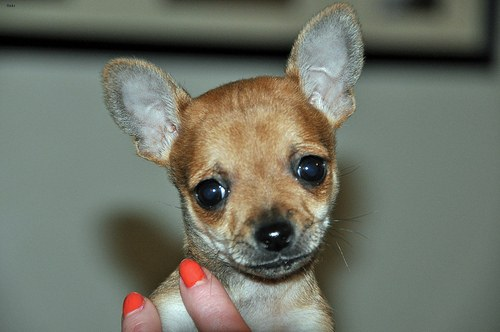
#> input picture cwtch_pet_intake/images/IMG_0004.jpg, 500 x 332 px
$ jupyter execute --allow-errors Inclass_exercise_Cwtch_Rescue_pet_intake.ipynb
#> lines starting #> are read from the running program, lines starting #| are printed output that depends on the picture
#> further down, img is the input picture: PIL image 500x332 RGB; mean R, G, B 111.9, 115.2, 103.2
# Practice exercise: Cwtch Rescue intake photos (student version)

**Computational AI · Dr Mabrouka Abuhmida · University of South Wales**

Cwtch Rescue is an animal rescue in the Valleys. When a cat or dog arrives, a volunteer takes its photo. The rescue wants to use these photos with a simple model that says "cat" or "dog". The photos are messy, so they need your help first.

You are their data engineer. You will check the data, clean it, prepare it for the model, and test it fairly. At the end you will finish a small app that prepares a new photo.

This is the same workflow as Assignment 2, on easier data.

## What you will do

| Task | What you do | Time |
| --- | --- | --- |
| 1 | Fix the labels | 20 min |
| 2 | Check the images | 20 min |
| 3 | Clean the images | 20 min |
| 4 | Split by animal and save | 20 min |
| 5 | Test with the model | 15 min |
| 6 | Finish the app | 30 min |
| 7 | Write a decision log | 15 min |

Most of the code is given. You fill in short pieces marked `TODO`. Work in pairs. Write short answers where you see **Your answer**.

**Submission:** when you finish, click Kernel > Restart and Run All, then upload this notebook through the student submission app: https://student-app-production-10ec.up.railway.app/

## Before you start

1. Download `cwtch_pet_intake.zip` from the module page.
2. Put it in the **same folder as this notebook**. Do not unzip it: the first code cell does that.
   - Colab: click the folder icon on the left and upload the zip.
   - VS Code: copy the zip next to the notebook.
3. The zip has a folder of 284 photos, a table called `intake_metadata.csv`, and `app_starter.py` for Task 6.

You need `numpy`, `pandas`, `matplotlib`, `Pillow`, `scikit-image` and `scikit-learn`. For Task 6 you also need `streamlit`.

The photos come from the Oxford-IIIT Pet dataset (Parkhi et al., 2012), shared under CC BY-SA 4.0. We added the problems on purpose.

## Setup

Run this cell. It unzips the data and loads the table.

[cell 1]
import json
import hashlib
import zipfile
from pathlib import Path

import numpy as np
import pandas as pd
import matplotlib.pyplot as plt
from PIL import Image
from skimage import util, filters, transform
from sklearn.model_selection import GroupShuffleSplit, train_test_split

pd.set_option("display.width", 160)
DATA = Path("cwtch_pet_intake")
OUT = Path("outputs")
OUT.mkdir(exist_ok=True)

# Unzip the data the first time you run this cell
if not DATA.exists():
    zipfile.ZipFile("cwtch_pet_intake.zip").extractall(".")

#> (the rest of this cell did not finish here and is left out)

## Look at four photos

One photo from each kind of source. Look closely at the second and third photos. What is wrong with them?

Run this cell.

[cell 2]
examples = ["IMG_0004.jpg", "IMG_0007.png", "IMG_0018.jpg", "IMG_0026.png"]
fig, axes = plt.subplots(1, 4, figsize=(13, 3.4))
#> (the rest of this cell did not finish here and is left out)

## Three helper functions

Run this cell. It gives you three functions you will use all session.

- `load_grey(path)` opens a photo in greyscale, with values from 0 (black) to 1 (white).
- `sp_level(grey)` measures **dots**: tiny black and white specks (called salt and pepper noise). Bigger means more dots.
- `noise_level(grey)` measures **grain**: a fuzzy, sandy look (called Gaussian noise). Bigger means more grain.

These are estimates, so always check them against the pictures.

[cell 3]
DATA = Path("cwtch_pet_intake")

def load_grey(path):
    """Open an image as greyscale, with values from 0 to 1."""
    return util.img_as_float(np.asarray(Image.open(path).convert("L")))
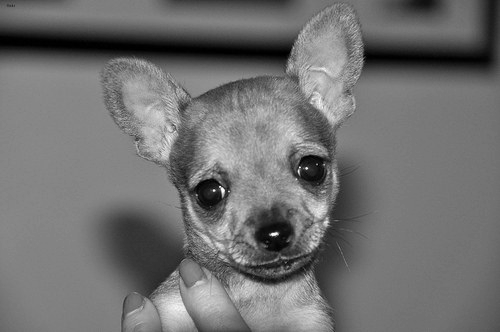
#> returned value: shape (332, 500) float64; min 0, max 0.992, mean 0.443


def sp_level(grey):
    """Share of pixels that are very different from their neighbours (salt and pepper dots)."""
    smooth = filters.median(grey, np.ones((3, 3)))
    return float((np.abs(grey - smooth) > 0.4).mean())


def noise_level(grey):
    """How grainy the image is. Bigger means more grain."""
    h, w = grey.shape
#> h = 332; w = 500
    g = grey[: h // 2 * 2, : w // 2 * 2]
    diagonal = (g[0::2, 0::2] - g[0::2, 1::2] - g[1::2, 0::2] + g[1::2, 1::2]) / 2
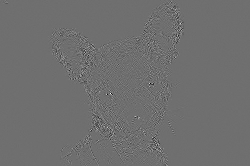
#> diagonal: shape (166, 250) float64; min -0.286, max 0.369, mean -0.000122; drawn with min black and max white
#| IMG_0004.jpg  dots: 0.0  grain: 0.003
    return float(np.median(np.abs(diagonal)) / 0.6745)


#> (the rest of this cell did not finish here and is left out)

# Part 1: understand the data

## Reminder: labels are data too

Volunteers typed the labels by hand. Some wrote "Cat", some "kitten", some left it blank. We fix this the same way as in Week 3.

- `.value_counts()` counts each value. Always start with it.
- `.str.strip()` removes extra spaces. `.str.lower()` makes all letters small.
- `.replace({"old": "new"})` swaps one value for another.
- One animal can have up to three photos. All its photos must have the same label.

### Student Task 1: fix the labels

**Goal:** give every photo one clean label: `cat` or `dog`.

**Steps:**
1. Run `value_counts()` on `species_entered`. How many spellings are there?
2. Make a new column `label`: remove spaces, make it lower case, change `kitten` to `cat` and `puppy` to `dog`, and change blanks to `np.nan`.
3. Run the given code that lists animals whose photos disagree.
4. Look at `breed_entered` for those animals and fill in `fixes` with `cat` or `dog`. Then run the rest of the cell.

**Expected output:** 15 spellings become `cat` and `dog`. Three animals (A025, A095 and A128) have both labels. After the fix, 160 photos are cats, 118 are dogs and 6 have no label.

**Reflection question:** why is the breed better evidence than counting the photos?

#> (a cell that did not finish here is left out)

**Your answer:**

The breed is unique to be either a dog or cat, for example there cannot be the same breed of cat and dog

## Reminder: check every image

In Week 6 we looked at one image as numbers. Now we have 284, so we put the numbers in a table, one row per photo.

The next cell is given. It opens every photo and records whether it opens, its size, its colour mode, its brightness, its contrast, its dots and its grain. It also records an `md5`: a fingerprint of the file. Two files with the same fingerprint are the same file.

Run it. It takes about 30 seconds.

[cell 5]
# [14 lines left out: function audit_image, not called in this run]

#> (the rest of this cell did not finish here and is left out)

### Student Task 2: check the images

**Goal:** use the table `df` to find what is wrong.

**Steps:**
1. Count the photos that cannot be opened.
2. Count the colour modes, and find the smallest and largest width.
3. Show the median `brightness`, `sp` and `noise` for each `device`.
4. List the blank photos: those with `contrast` under 0.02.

**Expected output:** 4 photos cannot be opened. 215 are RGB, 35 are L (greyscale) and 30 are RGBA. Widths go from 190 to 1,281. The kennel camera has the most dots. The night camera is the darkest and has the most grain. 3 photos are blank.

**Reflection question:** which camera would you ask the rescue to repair first, and why?

#> (a cell that did not finish here is left out)

[cell 7]
n_per_device = 4
#> n_per_device = 4
#> (the rest of this cell did not finish here and is left out)
